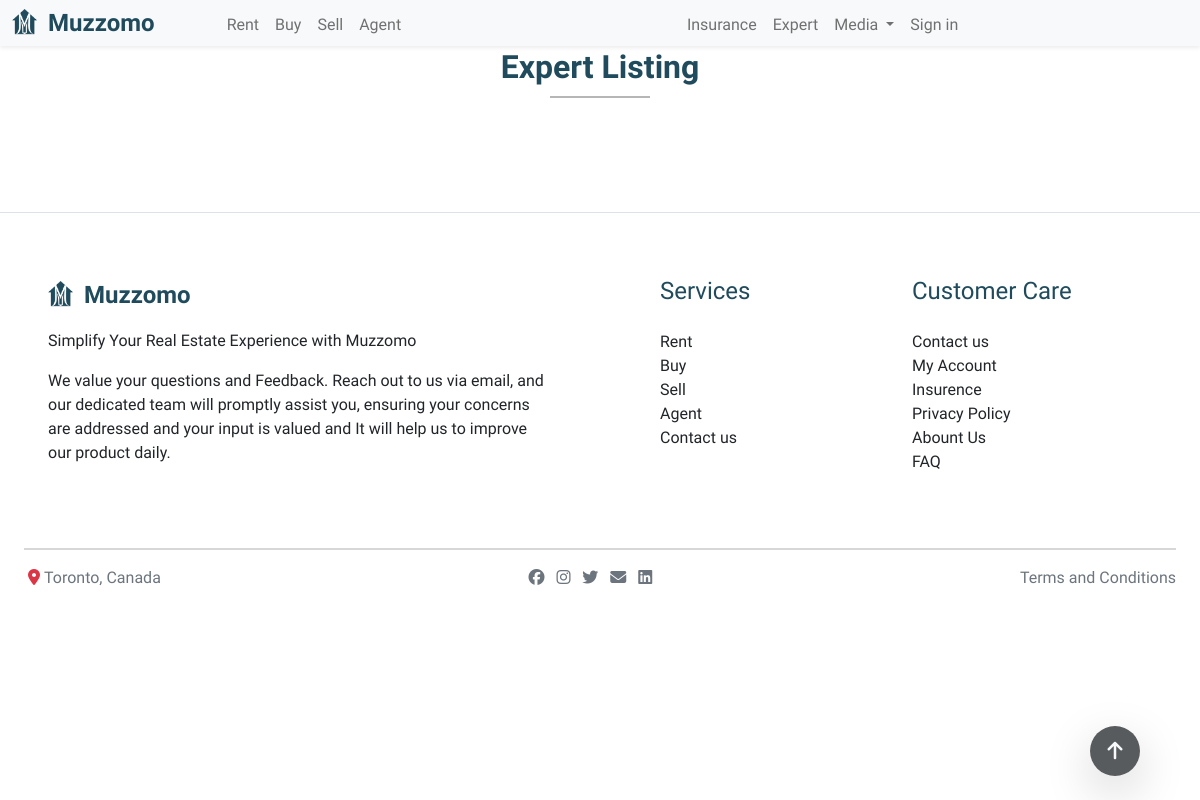
Before: /expert-view/ with the older database file.
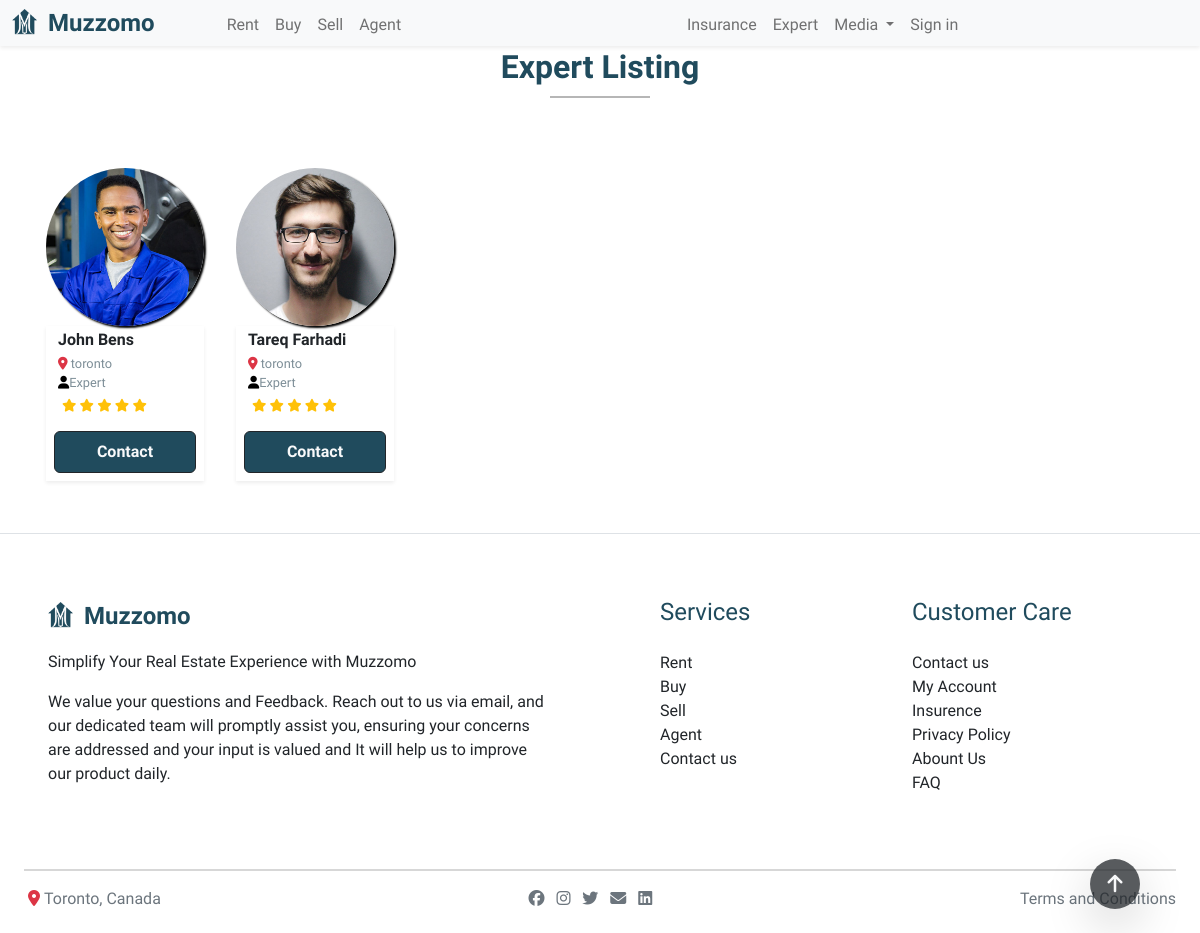
After: the same page with the newer database file.
### listing/models.py (models this page shows, shortened)
class Expert(models.Model):
    admin = models.ForeignKey(CustomUser, on_delete=models.CASCADE)
    fullname = models.CharField(max_length=50)
    phone = models.CharField(max_length=50)
    registration_date = models.DateField(auto_now_add=True)
    is_active = models.BooleanField(default=True)
    location = models.ForeignKey(Location, on_delete=models.CASCADE)

class CustomUser(AbstractUser):
    users_type = (
        ('Agent','Agent'),
        ('User','User'),
        ('Expert','Expert')
    )
    user_type = models.CharField(choices=users_type , max_length=50,default='Agent')
    profile_image = models.ImageField(upload_to='profiles/')

class Location(models.Model):
    city = models.CharField(max_length=50)

### listing/views.py (the view)
# urls.py: path('expert-view/',expert_view , name='expert'),
def expert_view (request):
    expert = Expert.objects.all()
    page = request.GET.get('page', 1)
    paginator = Paginator(expert, 6)
    try:
        experts = paginator.page(page)
    except PageNotAnInteger:
        experts = paginator.page(1)
    except EmptyPage:
        experts = paginator.page(paginator.num_pages)
    context = {
        'experts': experts
    }
    return render(request, 'listing/Expert.html',context)

### templates/listing/Expert.html (shortened to what this page needs)
{% extends 'base.html' %}
{% load static %}
{% block content %}
{% include 'base/nav.html' %}
{% include 'base/scrolled-up.html' %}
<div class="head-title text-center py-5 " id="up-section">
  <h1 class="fs-2 fw-bold  dark-blue-color">
    Expert Listing
  </h1>
  <span></span>
</div>
<div class="divBody mt-2 mb-5">
  <div class="row m-0">
    {% for i in experts %}
    <div class="col-xl-2 col-md-3 col-6">
      <div class="container p-1 position-relative">
        <img class='border-r-50' src="{{i.admin.profile_image.url}}" width="100%" alt="">
        <div class="agent-detial shadow-sm">
          <div class="row m-0">
            <div class="col-12">
              <div class="container p-0 py-1 fs-7">
                <h5 class="fs-6 fw-bold m-0">{{i.admin.first_name}} {{i.admin.last_name}}</h5>
                <div class="content-agent ">
                  <p class="m-0 pt-1 prog-text-color "> <i class="fa fa-location-dot text-danger"></i>
                    {{i.location.city}}
                  </p>
                  <p class="p-0 mb-0 prog-text-color"><i class="fa fa-user text-black" aria-hidden="true"></i>Expert</p>
                </div>
                <div class="p-1 m-0">
                  <i class="fa fa-star text-warning " aria-hidden="true"></i>
                  <i class="fa fa-star text-warning" aria-hidden="true"></i>
                  <i class="fa fa-star text-warning" aria-hidden="true"></i>
                  <i class="fa fa-star text-warning" aria-hidden="true"></i>
                  <i class="fa fa-star text-warning" aria-hidden="true"></i>
                </div>
              </div>
            </div>
            <div class="col-12 p-2 w-100">
              <div class="btn btn-dark dark-blue-bg w-100 py-0">
                <a href="{% url 'ExpertProfile' i.id %}" class="text-light nav-link fw-bold py-2"> Contact</a>
              </div>
            </div>
          </div>
        </div>
      </div>
    </div>
    {% endfor %}
  </div>
</div>
{% include 'base/contact.html' %}
{% endblock content %}

Changed rows visible on the page:
added Expert: admin.profile_image (picture), admin.first_name "John", admin.last_name "Bens", location.city "toronto"
added Expert: admin.profile_image (picture), admin.first_name "Tareq", admin.last_name "Farhadi", location.city "toronto"
